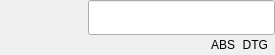
<?xml version="1.0" encoding="UTF-8"?>
<ui version="4.0">
 <class>Form</class>
 <widget class="QWidget" name="Form">
  <property name="geometry">
   <rect>
    <x>0</x>
    <y>0</y>
    <width>275</width>
    <height>55</height>
   </rect>
  </property>
  <property name="minimumSize">
   <size>
    <width>275</width>
    <height>55</height>
   </size>
  </property>
  <property name="windowTitle">
   <string>Form</string>
  </property>
  <layout class="QHBoxLayout" name="horizontalLayout">
   <property name="spacing">
    <number>6</number>
   </property>
   <property name="leftMargin">
    <number>0</number>
   </property>
   <property name="topMargin">
    <number>0</number>
   </property>
   <property name="rightMargin">
    <number>0</number>
   </property>
   <property name="bottomMargin">
    <number>0</number>
   </property>
   <item>
    <widget class="QPushButton" name="axis_actions_button">
     <property name="enabled">
      <bool>true</bool>
     </property>
     <property name="sizePolicy">
      <sizepolicy hsizetype="Fixed" vsizetype="Fixed">
       <horstretch>0</horstretch>
       <verstretch>0</verstretch>
      </sizepolicy>
     </property>
     <property name="minimumSize">
      <size>
       <width>52</width>
       <height>27</height>
      </size>
     </property>
     <property name="text">
      <string/>
     </property>
     <property name="icon">
      <iconset>
       <normaloff>icons/axis-x.png</normaloff>icons/axis-x.png</iconset>
     </property>
     <property name="iconSize">
      <size>
       <width>48</width>
       <height>48</height>
      </size>
     </property>
     <property name="flat">
      <bool>true</bool>
     </property>
    </widget>
   </item>
   <item>
    <layout class="QVBoxLayout" name="verticalLayout_2">
     <property name="spacing">
      <number>0</number>
     </property>
     <item>
      <layout class="QHBoxLayout" name="horizontalLayout_5">
       <property name="spacing">
        <number>6</number>
       </property>
       <item>
        <layout class="QVBoxLayout" name="verticalLayout"/>
       </item>
       <item>
        <widget class="QLabel" name="homed_indicator">
         <property name="sizePolicy">
          <sizepolicy hsizetype="Fixed" vsizetype="Fixed">
           <horstretch>0</horstretch>
           <verstretch>0</verstretch>
          </sizepolicy>
         </property>
         <property name="minimumSize">
          <size>
           <width>24</width>
           <height>24</height>
          </size>
         </property>
         <property name="maximumSize">
          <size>
           <width>24</width>
           <height>24</height>
          </size>
         </property>
         <property name="text">
          <string/>
         </property>
         <property name="pixmap">
          <pixmap>icons/unhomed.png</pixmap>
         </property>
         <property name="scaledContents">
          <bool>true</bool>
         </property>
        </widget>
       </item>
       <item>
        <widget class="DROLineEdit" name="dro_entry">
         <property name="font">
          <font>
           <family>Sans</family>
           <pointsize>18</pointsize>
           <weight>50</weight>
           <italic>false</italic>
           <bold>false</bold>
          </font>
         </property>
         <property name="alignment">
          <set>Qt::AlignRight|Qt::AlignTrailing|Qt::AlignVCenter</set>
         </property>
         <property name="referenceType" stdset="0">
          <number>1</number>
         </property>
         <property name="axisNumber" stdset="0">
          <number>0</number>
         </property>
        </widget>
       </item>
      </layout>
     </item>
     <item>
      <layout class="QHBoxLayout" name="horizontalLayout_3">
       <property name="spacing">
        <number>0</number>
       </property>
       <item>
        <spacer name="horizontalSpacer_2">
         <property name="orientation">
          <enum>Qt::Horizontal</enum>
         </property>
         <property name="sizeHint" stdset="0">
          <size>
           <width>40</width>
           <height>10</height>
          </size>
         </property>
        </spacer>
       </item>
       <item>
        <widget class="QLabel" name="label_5">
         <property name="sizePolicy">
          <sizepolicy hsizetype="Maximum" vsizetype="Preferred">
           <horstretch>0</horstretch>
           <verstretch>0</verstretch>
          </sizepolicy>
         </property>
         <property name="text">
          <string>ABS</string>
         </property>
         <property name="alignment">
          <set>Qt::AlignRight|Qt::AlignTrailing|Qt::AlignVCenter</set>
         </property>
        </widget>
       </item>
       <item>
        <widget class="DROLabel" name="abs_dro">
         <property name="sizePolicy">
          <sizepolicy hsizetype="Preferred" vsizetype="Fixed">
           <horstretch>0</horstretch>
           <verstretch>0</verstretch>
          </sizepolicy>
         </property>
         <property name="minimumSize">
          <size>
           <width>0</width>
           <height>20</height>
          </size>
         </property>
         <property name="referenceType" stdset="0">
          <number>0</number>
         </property>
         <property name="axisNumber" stdset="0">
          <number>0</number>
         </property>
         <property name="inchFormat" stdset="0">
          <string>ABS %9.4f</string>
         </property>
         <property name="metricFormat" stdset="0">
          <string>ABS %10.3f</string>
         </property>
        </widget>
       </item>
       <item>
        <widget class="QLabel" name="label_6">
         <property name="sizePolicy">
          <sizepolicy hsizetype="Maximum" vsizetype="Preferred">
           <horstretch>0</horstretch>
           <verstretch>0</verstretch>
          </sizepolicy>
         </property>
         <property name="text">
          <string>DTG</string>
         </property>
         <property name="alignment">
          <set>Qt::AlignRight|Qt::AlignTrailing|Qt::AlignVCenter</set>
         </property>
        </widget>
       </item>
       <item>
        <widget class="DROLabel" name="dtg_dro">
         <property name="sizePolicy">
          <sizepolicy hsizetype="Preferred" vsizetype="Fixed">
           <horstretch>0</horstretch>
           <verstretch>0</verstretch>
          </sizepolicy>
         </property>
         <property name="minimumSize">
          <size>
           <width>0</width>
           <height>20</height>
          </size>
         </property>
         <property name="referenceType" stdset="0">
          <number>2</number>
         </property>
         <property name="axisNumber" stdset="0">
          <number>0</number>
         </property>
         <property name="inchFormat" stdset="0">
          <string>DTG %9.4f</string>
         </property>
         <property name="metricFormat" stdset="0">
          <string>DTG %10.3f</string>
         </property>
        </widget>
       </item>
      </layout>
     </item>
    </layout>
   </item>
  </layout>
 </widget>
 <customwidgets>
  <customwidget>
   <class>DROLineEdit</class>
   <extends>QLineEdit</extends>
   <header>qtpyvcp.widgets.input_widgets.dro_line_edit</header>
  </customwidget>
  <customwidget>
   <class>DROLabel</class>
   <extends>QLabel</extends>
   <header>qtpyvcp.widgets.display_widgets.dro_label</header>
  </customwidget>
 </customwidgets>
 <resources/>
 <connections/>
</ui>
